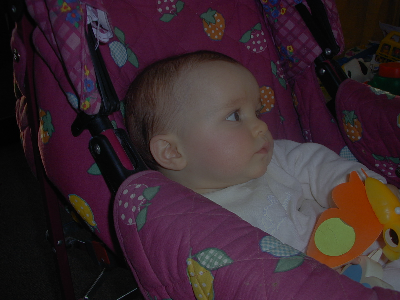
%> input picture clases/Cap02_Color/Matlab/valeria.png, 400 x 300 px
$ octave TRAT02_ColorEnhancement.m   (GNU Octave 9; MATLAB toolbox functions it lacks are replaced by stand-ins)
%> lines starting %> are read from the running program, lines starting %| are printed output that depends on the picture
### clases/Cap01_Introducción/Matlab/enterpause.m
% (c) José Ramón Iglesias(2018) -
%https://sites.google.com/a/unicesar.edu.co/jose-r-iglesias/
%    enterpause display "press <Enter> to continue..." and wait for <Enter>
%    enterpause(t) means pause(t)
%
function enterpause(t)
if ~exist('t','var')
    disp('press <Enter> to continue...')
    pause
else
    pause(t)
end

### clases/Cap02_Color/Matlab/TRAT02_ColorEnhancement.m
% Example:
%
% Color enhancement using equalization of channel in HSI space
%
% Computer Vision Course
% (c) José ramón Iglesias(2020)

I = imread('valeria.png');
%> I is the input picture: size 300x400x3 uint8; mean R, G, B 57.9, 39.4, 46.3
I = imresize(I,3);
%> I: size 900x1200x3 uint8

rh = imhist(I(:,:,1));
%> rh = 256 values, max 23420 at index 11, min 0 at index 133, mean 4218.8
gh = imhist(I(:,:,2));
%> gh = 256 values, max 37830 at index 12, min 0 at index 135, mean 4218.8
bh = imhist(I(:,:,3));
%> bh = 256 values, max 27406 at index 11, min 0 at index 142, mean 4218.8
ii = 0:255;
figure(1)
imshow(I)
title('original')

figure(2)
plot(ii,rh,'r',ii,gh,'g',ii,bh,'b')
title('RGB histograms')
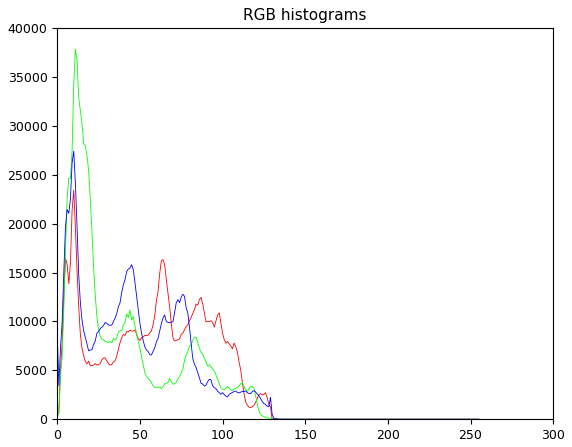
%> figure redrawn from the program's plot data; curve peaks at x = 10, y = 23420; curve peaks at x = 11, y = 37830; curve peaks at x = 10, y = 27406
z = zeros(256,1);
r_map = [(1:256)' z z]/256;
g_map = [z (1:256)' z]/256;
b_map = [z z (1:256)']/256;

R = I(:,:,1);
G = I(:,:,2);
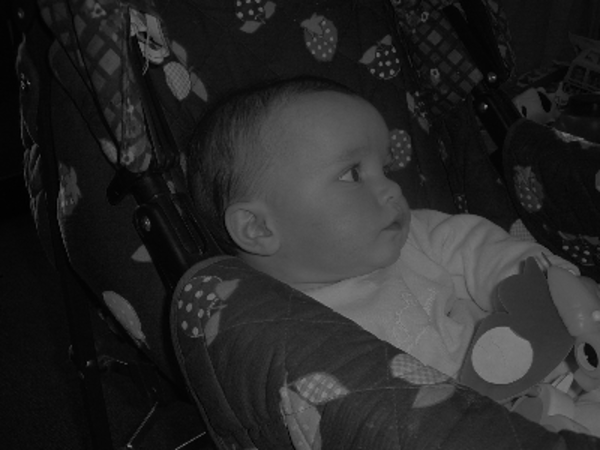
%> G: size 900x1200 uint8 (shown at 1/2 size); min 0, max 140, mean 39.4
B = I(:,:,3);

Req = histeq(R);
Geq = histeq(G);
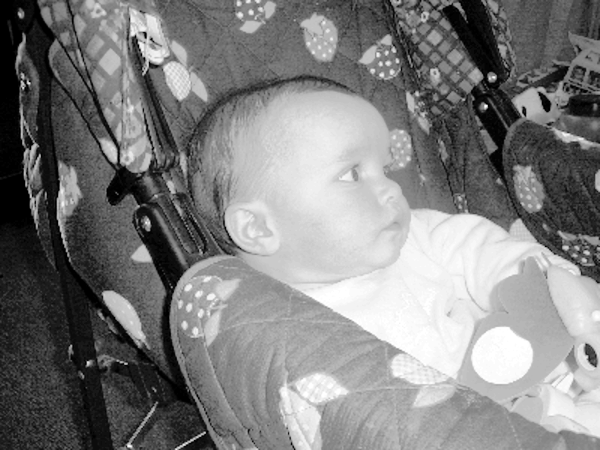
%> Geq: size 900x1200 uint8 (shown at 1/2 size); min 0, max 255, mean 127.6
Beq = histeq(B);


figure(3)
imshow([R Req],r_map);title('red (original and equalized)');
figure(4)
imshow([G Geq],g_map);title('green (original and equalized)');
figure(5)
imshow([B Beq],b_map);title('blue (original and equalized)');

Ieq = I;
Ieq(:,:,1) = Req;
Ieq(:,:,2) = Geq;
Ieq(:,:,3) = Beq;

figure(6);
imshow(Ieq)
title('new image after equalizing each RGB channel')
enterpause

H = rgb2hsv(I);
%> H: size 900x1200x3 double; mean H, S, V 0.549, 0.416, 0.237

In = H(:,:,3); % intensity channel of I;
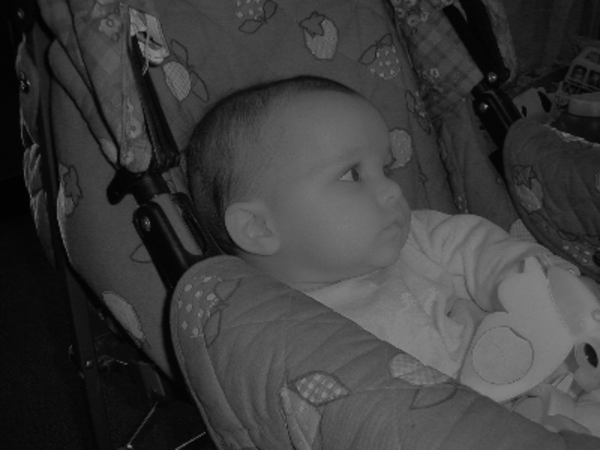
%> In: size 900x1200 double (shown at 1/2 size); min 0, max 0.549, mean 0.237

Ineq = histeq(In);
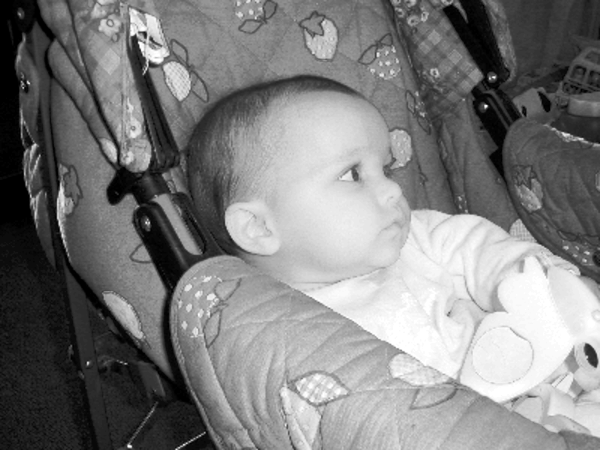
%> Ineq: size 900x1200 double (shown at 1/2 size); min 0, max 1, mean 0.497

H(:,:,3) = Ineq;
%> H: size 900x1200x3 double; mean H, S, V 0.549, 0.416, 0.497


Ieq = hsv2rgb(H);
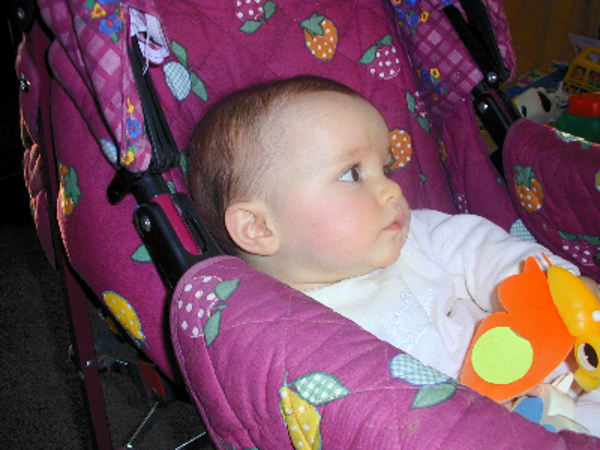
%> Ieq: size 900x1200x3 double (shown at 1/2 size); mean R, G, B 0.477, 0.327, 0.383

figure(7)
imshow(uint8([In Ineq]*256),[]);title('gray');
%> after `imshow(uint8([In Ineq]*256),[])`:
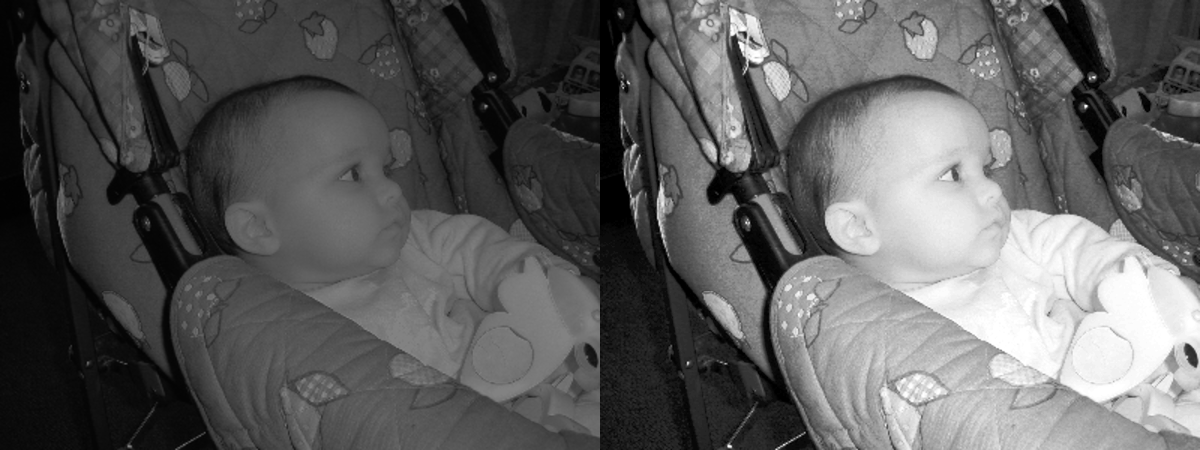
%> displayed picture: size 900x2400, on the screen's scale of 0 to 255 (shown at 1/2 size); min 0, max 255, mean 93.8

figure(8)
imshow(Ieq)
